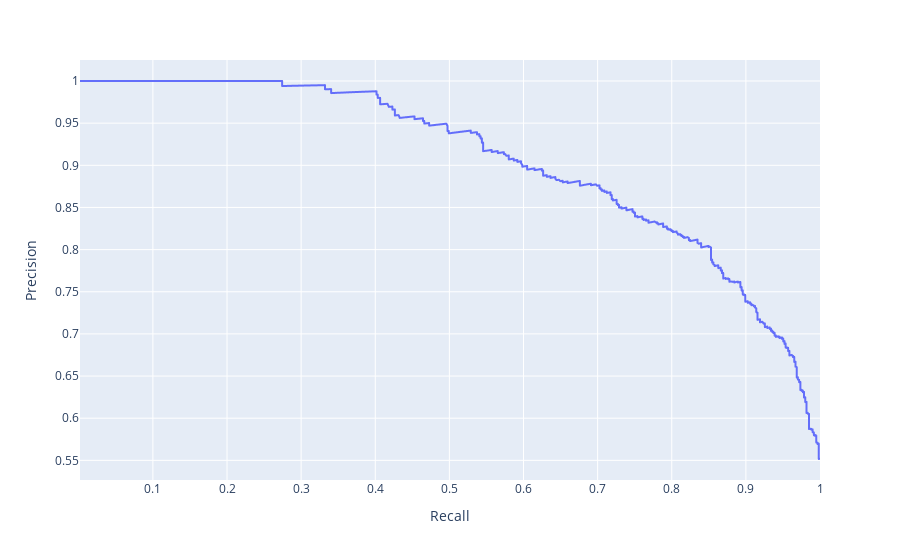

The notebook cell saved with this chart:
### Code cell
fig = px.line(x=recall[:-1], y = precision[:-1], hover_name=threshold)
fig.update_xaxes(title="Recall")
fig.update_yaxes(title="Precision")
fig

### Figure 1 — Plotly figure (JSON) as saved in the notebook; plotly's stock layout.template omitted (floating-point values rounded to 4 significant figures; data arrays with more than 128 entries replaced by an {"elided": "..."} marker saying what was removed)
{"data": [{"hovertemplate": "<b>%{hovertext}</b><br><br>x=%{x}<br>y=%{y}<extra></extra>", "hovertext": {"elided": "1007 float values"}, "legendgroup": "", "line": {"color": "#636efa", "dash": "solid"}, "marker": {"symbol": "circle"}, "mode": "lines", "name": "", "showlegend": false, "type": "scattergl", "x": {"elided": "1007 float values"}, "xaxis": "x", "y": {"elided": "1007 float values"}, "yaxis": "y"}], "layout": {"legend": {"tracegroupgap": 0}, "margin": {"t": 60}, "xaxis": {"anchor": "y", "domain": [0, 1], "title": {"text": "Recall"}}, "yaxis": {"anchor": "x", "domain": [0, 1], "title": {"text": "Precision"}}}}
